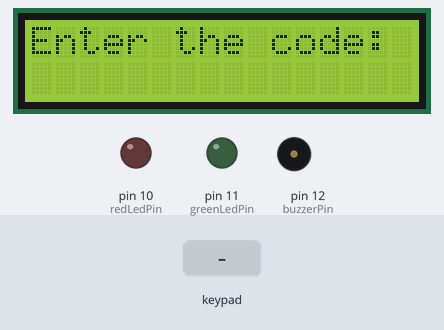
Bench run of a sketch on a simulated Arduino Uno, built with avr-gcc and run on an emulated ATmega328P. On the bench: 16×2 character LCD, output pins drawn as LEDs (lit = HIGH), buzzer (waves = sounding). The test bench sets the inputs (shaded band). What the sketch prints to the serial monitor is not drawn.

Above: at 1.2 s.
1.3 s: keypad keys 9 8 7 6 # pressed 0.4 s apart
At 4.6 s:
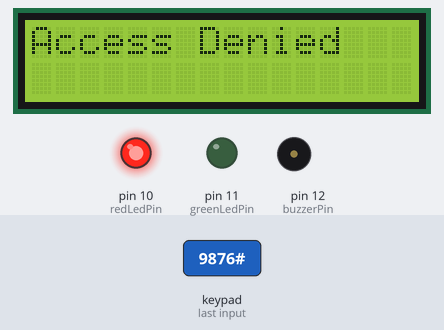
4.8 s: keypad keys 9 8 7 6 * pressed 0.4 s apart
At 7.2 s:
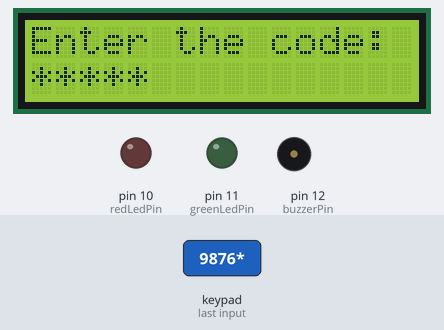
8.3 s: key '1' pressed
At 9.2 s:
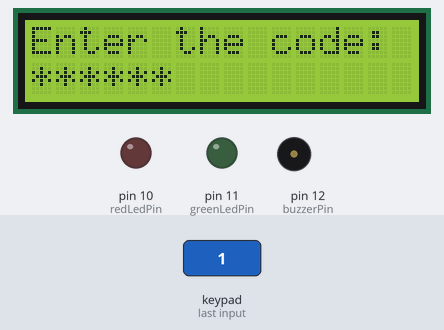
9.9 s: keypad keys 9 8 7 6 A pressed 0.4 s apart
At 12.9 s:
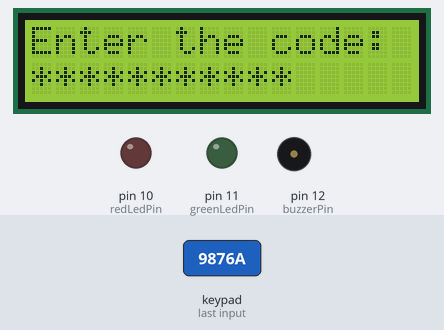
13.4 s: key '2' pressed
At 14.6 s:
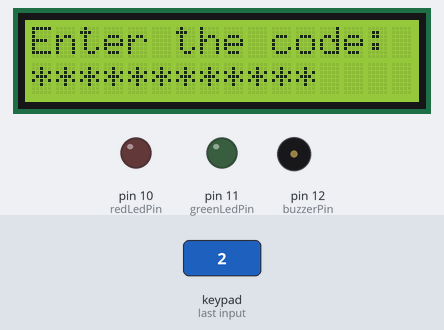
15.0 s: keypad keys 9 8 7 6 D pressed 0.4 s apart
At 17.0 s:
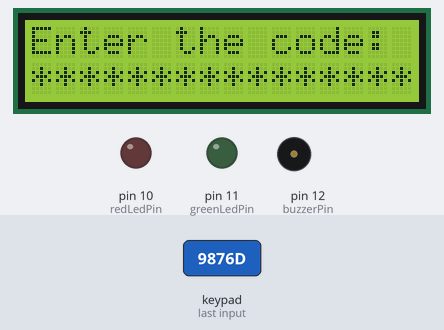
Timing chart, 0 to 18.5 s (numbered marks = the images above; inputs shaded):
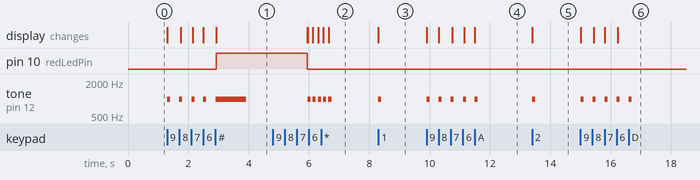

Measured:
- after the input at 1.3 s, pin 10 (redLedPin): LOW → HIGH after 1.6 s; tone on pin 12 (buzzerPin): goes 4 × (1000 Hz 0.10 s, silent 0.30 s), 1000 Hz 1.0 s, then silent, starting at once; the display: first changes at once (image 1 shows a later state)
- after the input at 4.8 s, tone on pin 12 (buzzerPin): alternates 1000 Hz for 0.10 s and silent for 0.07 s, 10 changes in all, then stays silent, starting after 1.2 s; the display: first differs from a run without the input after 1.2 s (image 2 shows a later state)
- after the input at 8.3 s, tone on pin 12 (buzzerPin): silent → 1000 Hz at once, → silent 0.10 s later; the display: changes at once (image 3)
- after the input at 9.9 s, tone on pin 12 (buzzerPin): alternates 1000 Hz for 0.10 s and silent for 0.30 s, 10 changes in all, then stays silent, starting at once; the display: first changes at once (image 4 shows a later state)
- after the input at 13.4 s, tone on pin 12 (buzzerPin): silent → 1000 Hz at once, → silent 0.10 s later; the display: changes at once (image 5)
- after the input at 15.0 s, tone on pin 12 (buzzerPin): alternates 1000 Hz for 0.10 s and silent for 0.30 s, 10 changes in all, then stays silent, starting at once; the display: first changes at once (image 6 shows a later state)

The sketch:

Secure_Digital_Safe.ino
```cpp
#include <Wire.h>
#include <LiquidCrystal_I2C.h>
#include <Keypad.h>

// LCD I2C settings
LiquidCrystal_I2C lcd(0x27, 16, 2); // I2C address 0x27, 16 columns and 2 rows

// Keypad settings
const byte ROWS = 4;
const byte COLS = 4;
char keys[ROWS][COLS] = {
  {'1','2','3','A'},
  {'4','5','6','B'},
  {'7','8','9','C'},
  {'*','0','#','D'}
};
byte rowPins[ROWS] = {9, 8, 7, 6}; // Keypad row pins
byte colPins[COLS] = {5, 4, 3, 2}; // Keypad column pins

Keypad keypad = Keypad(makeKeymap(keys), rowPins, colPins, ROWS, COLS);

// Password settings
String correctPassword = "Your Password";
String inputPassword = "";

// Pin settings
const int redLedPin = 10;
const int greenLedPin = 11;
const int buzzerPin = 12; // Buzzer pin

void setup() {
  lcd.init(); // Initialize the LCD
  lcd.backlight();

  pinMode(redLedPin, OUTPUT);
  pinMode(greenLedPin, OUTPUT);
  pinMode(buzzerPin, OUTPUT);

  Serial.begin(9600); // Initialize serial communication

  lcd.setCursor(0, 0);
  lcd.print("Enter the code:");
}

void loop() {
  char key = keypad.getKey();

  if (key) {
    // Key press sound
    tone(buzzerPin, 1000, 100); // 1000 Hz sound for 100 ms

    if (key == '#') {
      lcd.clear();
      lcd.setCursor(0, 0);
      if (inputPassword == correctPassword) {
        lcd.print("Access Granted");
        digitalWrite(greenLedPin, HIGH);
        digitalWrite(redLedPin, LOW);
      } else {
        lcd.print("Access Denied");
        digitalWrite(greenLedPin, LOW);
        digitalWrite(redLedPin, HIGH);
        tone(buzzerPin, 1000, 1000); // Long sound for wrong password
        Serial.println("WRONG_PASSWORD"); // Send wrong password message
      }
      delay(3000);
      lcd.clear();
      lcd.setCursor(0, 0);
      lcd.print("Enter the code:");
      inputPassword = "";
      digitalWrite(greenLedPin, LOW);
      digitalWrite(redLedPin, LOW);
    } else {
      inputPassword += key;
      lcd.setCursor(inputPassword.length() - 1, 1);
      lcd.print('*');
    }
  }
}
```
